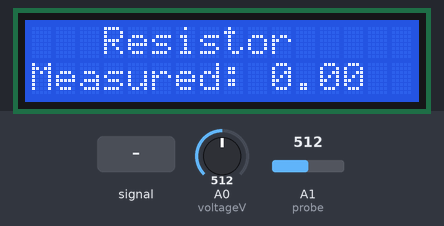
The sketch below on a simulated Arduino Uno, built with avr-gcc and run on an emulated ATmega328P. Shown: 16×2 character LCD. Inputs (shaded band) come from the test bench; at power-on: A1 (probe) = 512, A0 (voltageV) = 512.

Above: at 1.2 s.
1.3 s: A1 (probe) fed a 200 Hz sine of ±81 counts around its level
At 1.5 s:
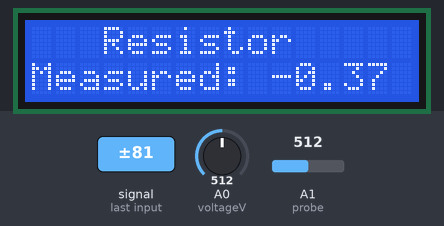
2.8 s: A1 (probe) set to 716
At 3.9 s:
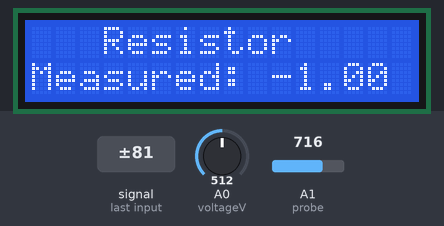
4.3 s: A0 (voltageV) set to 716
At 4.8 s:
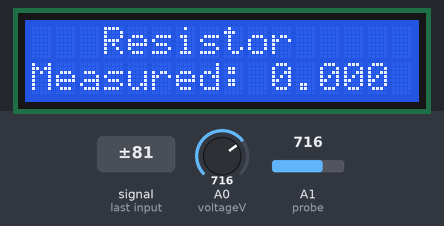
5.8 s: A1 (probe) fed a 1000 Hz sine of ±255 counts around its level
At 5.98 s:
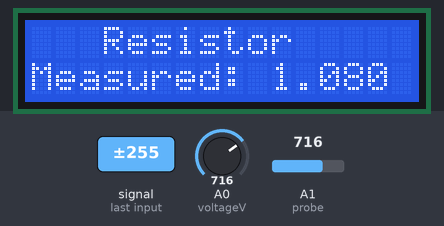
7.3 s: A0 (voltageV) set to 900
At 7.58 s:
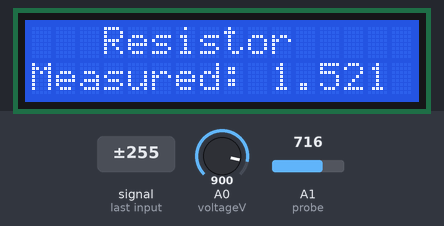
8.9 s: A1 (probe) set to 900
At 9.4 s:
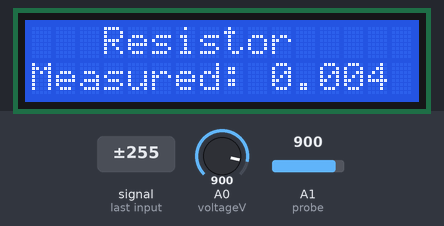
Timing chart, 0 to 11.4 s (numbered marks = the images above; inputs shaded):
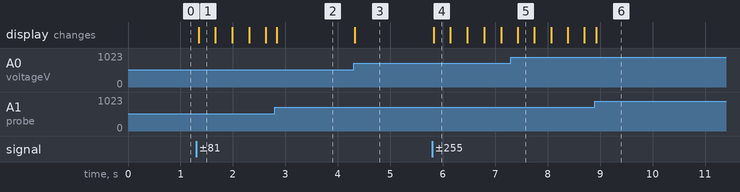

The sketch:

Task2Case2Resistor.ino
```cpp
#include <Wire.h>
#include <LiquidCrystal_I2C.h>

LiquidCrystal_I2C lcd(0x27, 16, 2);
int voltageV = A0;
int probe = A1;

void setup() {
    pinMode(voltageV, INPUT);
    lcd.init();
    lcd.clear();
    lcd.backlight();
}

void loop() {
    int voltageMeasure = analogRead(voltageV);
    int probeMeasure = analogRead(probe);

    lcd.setCursor(3, 0);
    lcd.print("Resistor");

    lcd.setCursor(0, 1);
    lcd.print("Measured: ");
    lcd.print((voltageMeasure - probeMeasure) * (5.0/1023));
}
```

Measured:
- after the input at 1.3 s, the display: changes at once (image 1)
- after the input at 4.3 s, the display: changes at once (image 3)
- after the input at 5.8 s, the display: changes at once (image 4)
